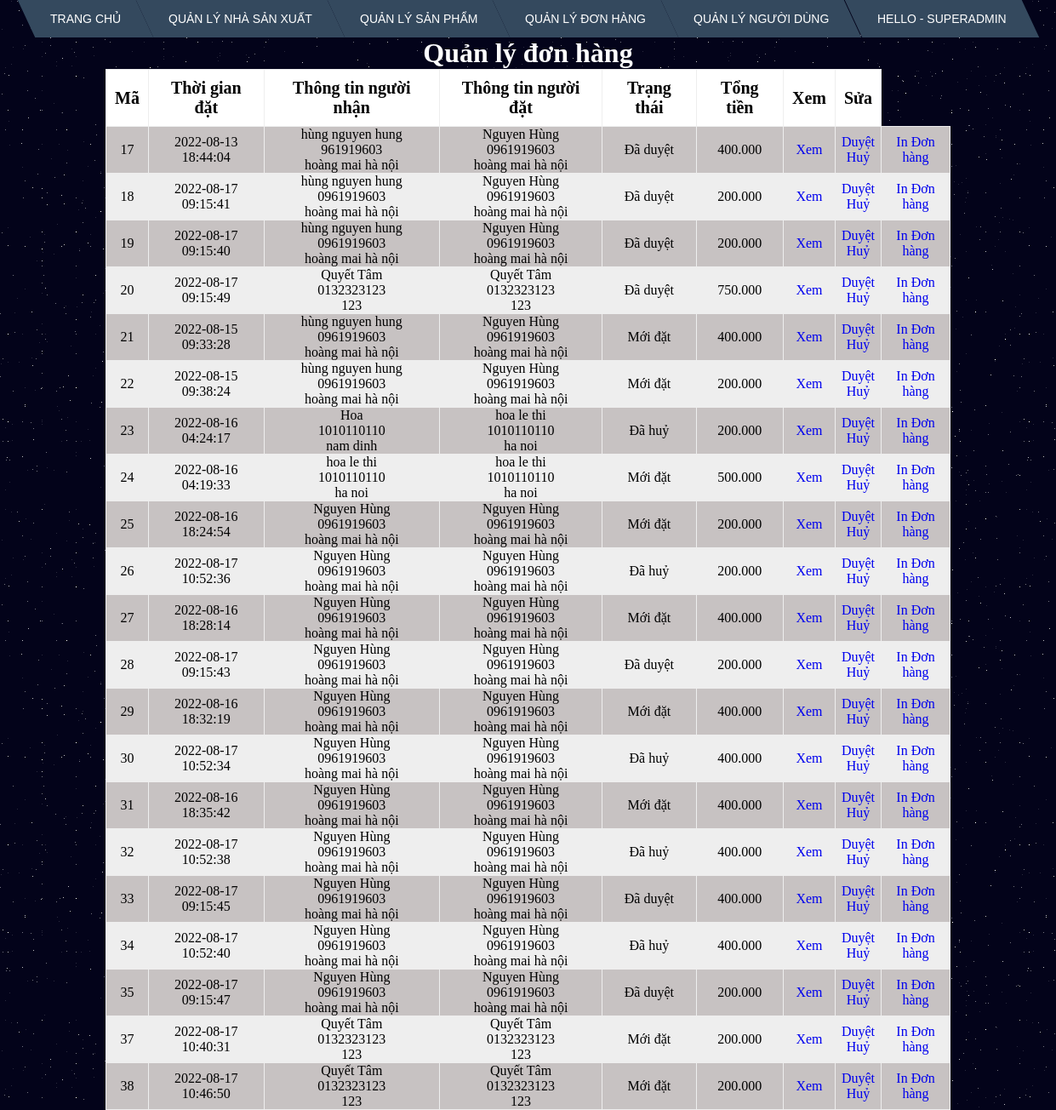
The app's page /admin/orders/index.php (signed in) with its own data.
### tables this page shows
CREATE TABLE `orders` (
  `id` int(11) NOT NULL,
  `customer_id` int(11) NOT NULL,
  `name_receiver` varchar(50) NOT NULL,
  `phone_receiver` varchar(20) NOT NULL,
  `address_receiver` text NOT NULL,
  `status` text NOT NULL,
  `created_at` timestamp NOT NULL DEFAULT current_timestamp() ON UPDATE current_timestamp(),
  `total_price` float NOT NULL
);

CREATE TABLE `customers` (
  `id` int(11) NOT NULL,
  `name` varchar(50) NOT NULL,
  `email` varchar(50) NOT NULL,
  `password` varchar(200) NOT NULL,
  `phone_number` varchar(15) NOT NULL,
  `address` varchar(200) NOT NULL,
  `token` varchar(50) DEFAULT NULL
);

### admin/orders/index.php (the view, shortened to what this page needs)
<!DOCTYPE html>
<html>
<head>
	<link rel="stylesheet" href="../css/menu.css">
	<link rel="stylesheet" href="../css/table.css"><link rel="stylesheet" href="../css/bg-galaxy.css">
</head>
<body>
<?php
require '../connect.php';
$sql = "select
orders.*,
customers.name,
customers.phone_number,
customers.address
from orders
join customers
on customers.id = orders.customer_id ORDER BY id";
$result = mysqli_query($connect,$sql);
?>
<?php include'../menu.php' ?>
<h1>Quản lý đơn hàng</h1>
<table border="1" width="100%">
	<tr>
		<th>Mã</th>
		<th>Thời gian đặt</th>
		<th>Thông tin người nhận</th>
		<th>Thông tin người đặt</th>
		<th>Trạng thái</th>
		<th>Tổng tiền</th>
		<th>Xem</th>
		<th>Sửa</th>
	</tr>
	<?php foreach ($result as $each): ?>
		<tr>
			<td><?php echo $each['id'] ?></td>
			<td><?php echo $each['created_at'] ?></td>
			<td>
				<?php echo $each['name_receiver'] ?><br>
				<?php echo $each['phone_receiver'] ?><br>
				<?php echo $each['address_receiver'] ?><br>
			</td>
			<td>
				<?php echo $each['name'] ?><br>
				<?php echo $each['phone_number'] ?><br>
				<?php echo $each['address'] ?><br>
			</td>
			<td>
				<?php
					switch ($each['status']) {
						case '0':
							echo "Mới đặt";
							break;
						case '1':
							echo "Đã duyệt";
							break;
						case '2':
							echo "Đã huỷ";
							break;
					}
				?>
			</td>
			<td><?php echo number_format($each['total_price'],0,',','.') ?></td>
			<td>
				<a href="detail.php?id=<?php echo $each['id'] ?>">
					Xem
				</a>
			</td>
			<td>
				<a href="update.php?id=<?php echo $each['id'] ?>&status=1">
					Duyệt
				</a>
				<br>
				<a href="update.php?id=<?php echo $each['id'] ?>&status=2">
					Huỷ
				</a>
			</td>
			<td><a href="process_order_printing.php?id=<?php echo $each['id'] ?>">In Đơn hàng</a></td>
		</tr>
	<?php endforeach ?>
</table>
</body>
</html>

### admin/css/menu.css (style rules this page uses)
h1 { color: #fff; }

### admin/css/table.css (style rules this page uses)
* { margin: 0; padding: 0; box-sizing: border-box; }
table { margin: auto; width: 80%; border:none; border-collapse: collapse; }
h1 { text-align: center; }
tr { text-align: center; }
tr:nth-child(odd) { background-color: #EEEEEE; }
tr:nth-child(even) { background-color: #c7c2c2; }
tr:first-child { background-color: #ffffff; }
tr:first-child th { padding: 10px; font-size: 20px; }
a { text-decoration: none; }

### admin/css/bg-galaxy.css (style rules this page uses)
body { background-color: #03031A; }

### records on screen
orders: id "17", created_at "2022-08-13 18:44:04", name_receiver "hùng nguyen hung", phone_receiver "961919603", address_receiver "hoàng mai hà nội", customer.name "Nguyen Hùng", customer.phone_number "0961919603", customer.address "hoàng mai hà nội", status "Đã duyệt", total_price "400.000"
orders: id "18", created_at "2022-08-17 09:15:41", name_receiver "hùng nguyen hung", phone_receiver "0961919603", address_receiver "hoàng mai hà nội", customer.name "Nguyen Hùng", customer.phone_number "0961919603", customer.address "hoàng mai hà nội", status "Đã duyệt", total_price "200.000"
orders: id "19", created_at "2022-08-17 09:15:40", name_receiver "hùng nguyen hung", phone_receiver "0961919603", address_receiver "hoàng mai hà nội", customer.name "Nguyen Hùng", customer.phone_number "0961919603", customer.address "hoàng mai hà nội", status "Đã duyệt", total_price "200.000"
orders: id "20", created_at "2022-08-17 09:15:49", name_receiver "Quyết Tâm", phone_receiver "0132323123", address_receiver "123", customer.name "Quyết Tâm", customer.phone_number "0132323123", customer.address "123", status "Đã duyệt", total_price "750.000"
orders: id "21", created_at "2022-08-15 09:33:28", name_receiver "hùng nguyen hung", phone_receiver "0961919603", address_receiver "hoàng mai hà nội", customer.name "Nguyen Hùng", customer.phone_number "0961919603", customer.address "hoàng mai hà nội", status "Mới đặt", total_price "400.000"
orders: id "22", created_at "2022-08-15 09:38:24", name_receiver "hùng nguyen hung", phone_receiver "0961919603", address_receiver "hoàng mai hà nội", customer.name "Nguyen Hùng", customer.phone_number "0961919603", customer.address "hoàng mai hà nội", status "Mới đặt", total_price "200.000"
orders: id "23", created_at "2022-08-16 04:24:17", name_receiver "Hoa", phone_receiver "1010110110", address_receiver "nam dinh", customer.name "hoa le thi", customer.phone_number "1010110110", customer.address "ha noi", status "Đã huỷ", total_price "200.000"
orders: id "24", created_at "2022-08-16 04:19:33", name_receiver "hoa le thi", phone_receiver "1010110110", address_receiver "ha noi", customer.name "hoa le thi", customer.phone_number "1010110110", customer.address "ha noi", status "Mới đặt", total_price "500.000"
orders: id "25", created_at "2022-08-16 18:24:54", name_receiver "Nguyen Hùng", phone_receiver "0961919603", address_receiver "hoàng mai hà nội", customer.name "Nguyen Hùng", customer.phone_number "0961919603", customer.address "hoàng mai hà nội", status "Mới đặt", total_price "200.000"
orders: id "26", created_at "2022-08-17 10:52:36", name_receiver "Nguyen Hùng", phone_receiver "0961919603", address_receiver "hoàng mai hà nội", customer.name "Nguyen Hùng", customer.phone_number "0961919603", customer.address "hoàng mai hà nội", status "Đã huỷ", total_price "200.000"
orders: id "27", created_at "2022-08-16 18:28:14", name_receiver "Nguyen Hùng", phone_receiver "0961919603", address_receiver "hoàng mai hà nội", customer.name "Nguyen Hùng", customer.phone_number "0961919603", customer.address "hoàng mai hà nội", status "Mới đặt", total_price "400.000"
orders: id "28", created_at "2022-08-17 09:15:43", name_receiver "Nguyen Hùng", phone_receiver "0961919603", address_receiver "hoàng mai hà nội", customer.name "Nguyen Hùng", customer.phone_number "0961919603", customer.address "hoàng mai hà nội", status "Đã duyệt", total_price "200.000"
orders: id "29", created_at "2022-08-16 18:32:19", name_receiver "Nguyen Hùng", phone_receiver "0961919603", address_receiver "hoàng mai hà nội", customer.name "Nguyen Hùng", customer.phone_number "0961919603", customer.address "hoàng mai hà nội", status "Mới đặt", total_price "400.000"
orders: id "30", created_at "2022-08-17 10:52:34", name_receiver "Nguyen Hùng", phone_receiver "0961919603", address_receiver "hoàng mai hà nội", customer.name "Nguyen Hùng", customer.phone_number "0961919603", customer.address "hoàng mai hà nội", status "Đã huỷ", total_price "400.000"
orders: id "31", created_at "2022-08-16 18:35:42", name_receiver "Nguyen Hùng", phone_receiver "0961919603", address_receiver "hoàng mai hà nội", customer.name "Nguyen Hùng", customer.phone_number "0961919603", customer.address "hoàng mai hà nội", status "Mới đặt", total_price "400.000"
orders: id "32", created_at "2022-08-17 10:52:38", name_receiver "Nguyen Hùng", phone_receiver "0961919603", address_receiver "hoàng mai hà nội", customer.name "Nguyen Hùng", customer.phone_number "0961919603", customer.address "hoàng mai hà nội", status "Đã huỷ", total_price "400.000"
orders: id "33", created_at "2022-08-17 09:15:45", name_receiver "Nguyen Hùng", phone_receiver "0961919603", address_receiver "hoàng mai hà nội", customer.name "Nguyen Hùng", customer.phone_number "0961919603", customer.address "hoàng mai hà nội", status "Đã duyệt", total_price "400.000"
orders: id "34", created_at "2022-08-17 10:52:40", name_receiver "Nguyen Hùng", phone_receiver "0961919603", address_receiver "hoàng mai hà nội", customer.name "Nguyen Hùng", customer.phone_number "0961919603", customer.address "hoàng mai hà nội", status "Đã huỷ", total_price "400.000"
orders: id "35", created_at "2022-08-17 09:15:47", name_receiver "Nguyen Hùng", phone_receiver "0961919603", address_receiver "hoàng mai hà nội", customer.name "Nguyen Hùng", customer.phone_number "0961919603", customer.address "hoàng mai hà nội", status "Đã duyệt", total_price "200.000"
orders: id "37", created_at "2022-08-17 10:40:31", name_receiver "Quyết Tâm", phone_receiver "0132323123", address_receiver "123", customer.name "Quyết Tâm", customer.phone_number "0132323123", customer.address "123", status "Mới đặt", total_price "200.000"
orders: id "38", created_at "2022-08-17 10:46:50", name_receiver "Quyết Tâm", phone_receiver "0132323123", address_receiver "123", customer.name "Quyết Tâm", customer.phone_number "0132323123", customer.address "123", status "Mới đặt", total_price "200.000"

### other values on screen
$_SESSION['name'] "SUPERADMIN"
